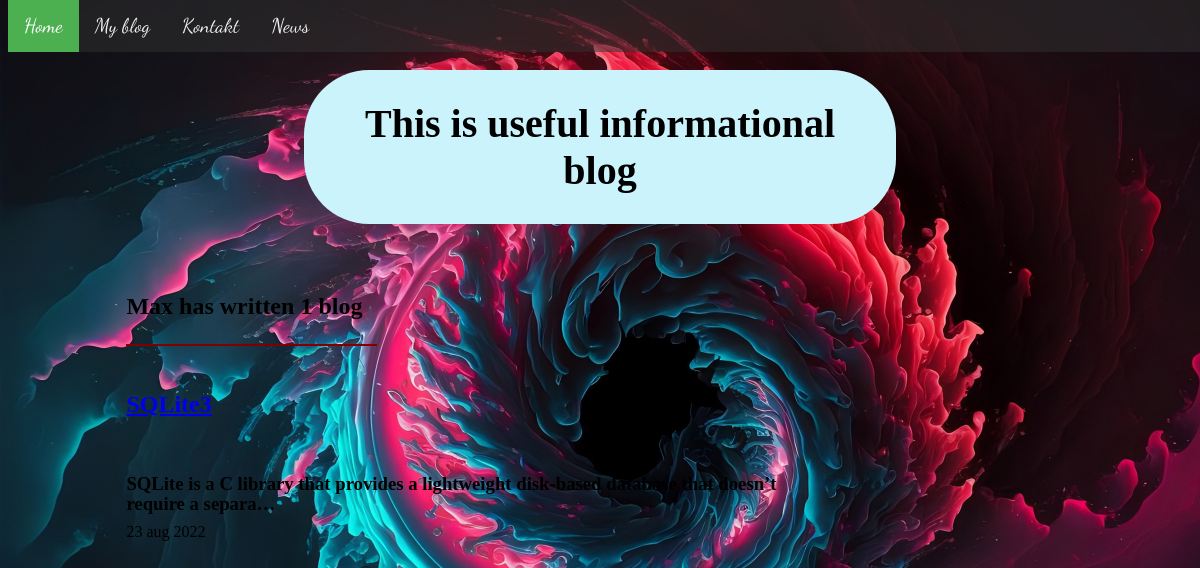
Screenshot of /blog/ with the database file from the repository.
### blog/models.py (models this page shows, shortened)
class Blog(models.Model):
    title = models.CharField(max_length=200)
    description = models.TextField(max_length=550)
    date = models.DateField()

### blog/views.py (the view)
# urls.py: path('', views.all_blog, name='all_blog'),
def all_blog(request):
    blog = Blog.objects.order_by('-date')
    return render(request, "blog/all_blog.html", {'blog': blog})

### blog/templates/blog/all_blog.html (shortened to what this page needs)
<!DOCTYPE html>
<html lang="en">
<head>
  <link rel="stylesheet" href="  static/home/css/all_blog.css">
</head>
<body>
    {% extends 'portfolio/base.html' %}
    {% block content %}
    <h1 class="griting">This is useful informational blog</h1><br>
    <h2 class="descript"><p>Max has written {{ blog.count }} blog{{ blog.count|pluralize }}</p></h2><br>
    {% for Blog in blog %}
    <div class="paddi">
      <h2><a href="{% url 'blog:blog_detail' Blog.id %}">{{ Blog.title }}</a></h2><br>
      <p><h3>{{ Blog.description|safe|truncatechars:100 }}</h3></p>
      <p>{{ Blog.date|date:'d b Y' }}</p>
    </div>
    {% endfor %}
  {% endblock %}

### static/home/css/all_blog.css (style rules this page uses)
.griting { margin-top: 70px; margin-left: 25%; margin-right:25%; padding: 30px; text-align: center; font-size:40px; background-color:rgb(203, 243, 251); border-radius: 65px; }
.descript { margin-top:2%; margin-left: 10%; margin-right: 815px; border-bottom: 2px solid maroon; padding-bottom: 0px; }
.paddi { margin-left: 10%; margin-top:0%; margin-right: 30%; line-height: 0px; }
h3 { margin-top: 50px; line-height:20px; }

### static/home/css/base.css (style rules this page uses)
.fon { background-image: url('spase.jpg'); background-repeat: no-repeat; background-attachment: fixed; background-size: cover; height: 400px; }

### rows the page displays
Blog: title "SQLite3", description "SQLite is a C library that provides a lightweight disk-based database that doesn’t require a separa…", date "23 aug 2022"

### other values shown
{{ blog.count }} "1"
